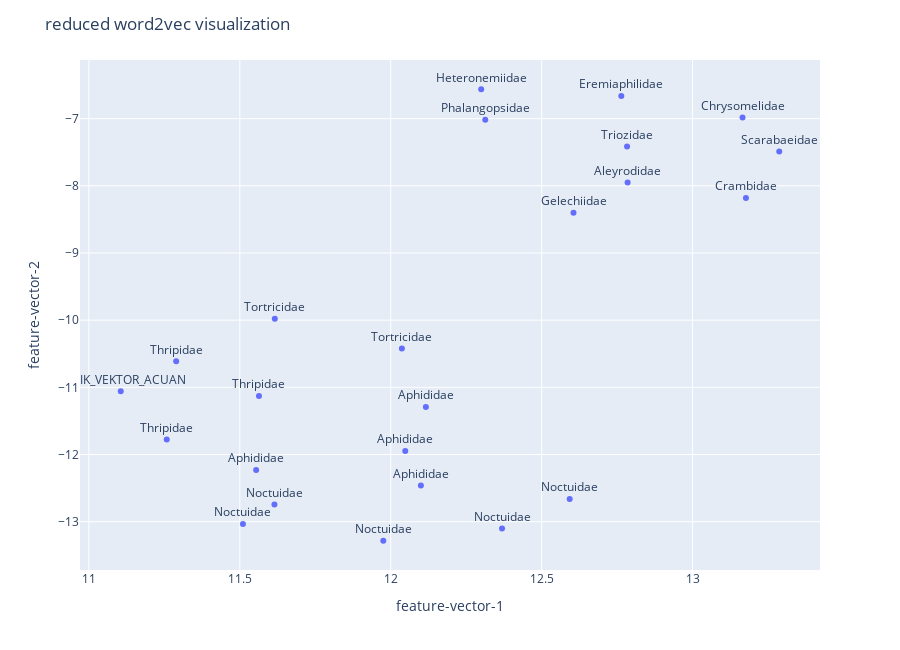

The notebook cell saved with this chart:
### Code cell
# visualisasi

# Reduce the dimensions of entity embeddings to represent them in a 2D plane.
X= UMAP().fit_transform(embeddings)
df_umap=pd.DataFrame(X,columns=['feature-vector-1','feature-vector-2'])


text=[]
labels=[]
for x in transformer._entities:
    if(x!="http://pyRDF2Vec#SERANGGA_ACUAN"):
        text.append(gnx.nodes[x.split("#")[-1]]['famili'].split('_')[-1])
        labels.append(gnx.nodes[x.split("#")[-1]]['label'])
    else:
        text.append("#TITIK_VEKTOR_ACUAN")
        labels.append("#TITIK_VEKTOR_ACUAN")
df_umap['text']=text
df_umap['labels']=labels

# # gnx.nodes[x.split("#")[-1]]['label']
# df_umap['text']=list(map(lambda x: x.split("#")[-1],transformer._entities))
fig = px.scatter(df_umap, x='feature-vector-1',y='feature-vector-2',text='text',hover_name='labels')
fig.update_traces(textposition='top center')
fig.update_layout(
    height=650,
    title_text='reduced word2vec visualization'
)
fig.show()

### Figure 1 — Plotly figure (JSON) as saved in the notebook; plotly's stock layout.template omitted (floating-point values rounded to 4 significant figures)
{"data": [{"hovertemplate": "<b>%{hovertext}</b><br><br>feature-vector-1=%{x}<br>feature-vector-2=%{y}<br>text=%{text}<extra></extra>", "hovertext": ["Frankliniella occidentalis", "Scirtothrips dorsalis", "Crocidosema aporema", "Chrysodeixis chalcites", "Autographa gamma", "Diabrotica speciosa", "Spodoptera litura", "Spodoptera littoralis", "Helicoverpa armigera", "Macrosiphum euphorbiae", "Neoleucinodes elegantalis", "Epiphyas postvittana", "Tecia solanivora", "Heteronychus arator", "Bactericera cockerelli", "Myzus persicae", "Heteronemia", "Peru", "Thrips tabaci", "Myzus (Nectarosiphon) persicae", "Iris", "Orchamoplatus citri", "Macrosiphum (Macrosiphum) euphorbiae", "#TITIK_VEKTOR_ACUAN"], "legendgroup": "", "marker": {"color": "#636efa", "symbol": "circle"}, "mode": "markers+text", "name": "", "showlegend": false, "text": ["Thripidae", "Thripidae", "Tortricidae", "Noctuidae", "Noctuidae", "Chrysomelidae", "Noctuidae", "Noctuidae", "Noctuidae", "Aphididae", "Crambidae", "Tortricidae", "Gelechiidae", "Scarabaeidae", "Triozidae", "Aphididae", "Heteronemiidae", "Phalangopsidae", "Thripidae", "Aphididae", "Eremiaphilidae", "Aleyrodidae", "Aphididae", "#TITIK_VEKTOR_ACUAN"], "textposition": "top center", "type": "scatter", "x": [11.26, 11.56, 12.04, 11.61, 11.51, 13.17, 12.59, 12.37, 11.98, 12.1, 13.18, 11.62, 12.61, 13.29, 12.78, 12.05, 12.3, 12.31, 11.29, 11.55, 12.76, 12.78, 12.12, 11.11], "xaxis": "x", "y": [-11.77, -11.13, -10.42, -12.74, -13.03, -6.982, -12.66, -13.1, -13.28, -12.46, -8.182, -9.981, -8.403, -7.489, -7.415, -11.95, -6.562, -7.016, -10.61, -12.23, -6.663, -7.951, -11.29, -11.06], "yaxis": "y"}], "layout": {"height": 650, "legend": {"tracegroupgap": 0}, "margin": {"t": 60}, "title": {"text": "reduced word2vec visualization"}, "xaxis": {"anchor": "y", "domain": [0, 1], "title": {"text": "feature-vector-1"}}, "yaxis": {"anchor": "x", "domain": [0, 1], "title": {"text": "feature-vector-2"}}}}
